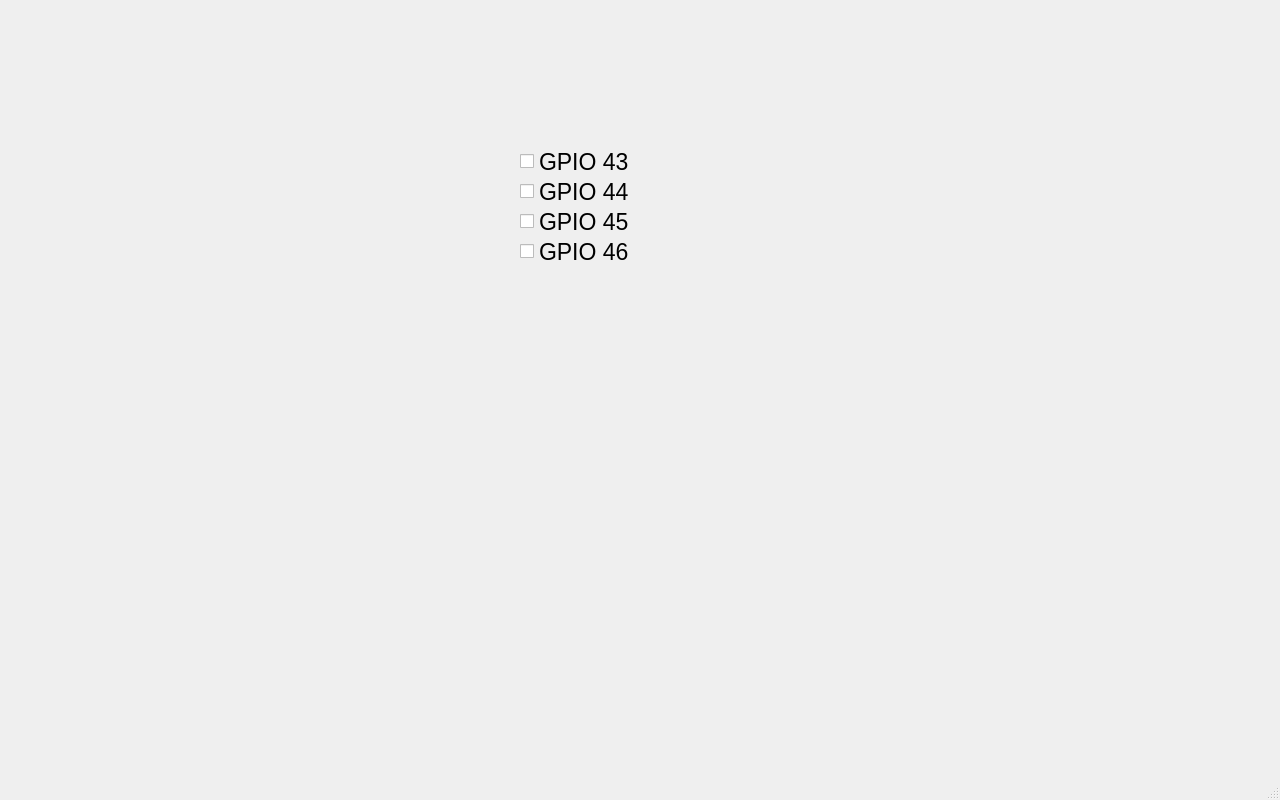
<?xml version="1.0" encoding="UTF-8"?>
<ui version="4.0">
 <class>MainWindow</class>
 <widget class="QMainWindow" name="MainWindow">
  <property name="geometry">
   <rect>
    <x>0</x>
    <y>0</y>
    <width>1280</width>
    <height>800</height>
   </rect>
  </property>
  <property name="windowTitle">
   <string>MainWindow</string>
  </property>
  <widget class="QWidget" name="centralwidget">
   <widget class="QCheckBox" name="CBX_GPIO_46">
    <property name="geometry">
     <rect>
      <x>520</x>
      <y>240</y>
      <width>111</width>
      <height>23</height>
     </rect>
    </property>
    <property name="font">
     <font>
      <pointsize>17</pointsize>
     </font>
    </property>
    <property name="text">
     <string>GPIO 46</string>
    </property>
   </widget>
   <widget class="QCheckBox" name="CBX_GPIO_45">
    <property name="geometry">
     <rect>
      <x>520</x>
      <y>210</y>
      <width>111</width>
      <height>23</height>
     </rect>
    </property>
    <property name="font">
     <font>
      <pointsize>17</pointsize>
     </font>
    </property>
    <property name="text">
     <string>GPIO 45</string>
    </property>
   </widget>
   <widget class="QCheckBox" name="CBX_GPIO_44">
    <property name="geometry">
     <rect>
      <x>520</x>
      <y>180</y>
      <width>111</width>
      <height>23</height>
     </rect>
    </property>
    <property name="font">
     <font>
      <pointsize>17</pointsize>
     </font>
    </property>
    <property name="text">
     <string>GPIO 44</string>
    </property>
   </widget>
   <widget class="QCheckBox" name="CBX_GPIO_43">
    <property name="geometry">
     <rect>
      <x>520</x>
      <y>150</y>
      <width>141</width>
      <height>23</height>
     </rect>
    </property>
    <property name="font">
     <font>
      <pointsize>17</pointsize>
     </font>
    </property>
    <property name="text">
     <string>GPIO 43</string>
    </property>
   </widget>
  </widget>
  <widget class="QMenuBar" name="menubar">
   <property name="geometry">
    <rect>
     <x>0</x>
     <y>0</y>
     <width>1280</width>
     <height>22</height>
    </rect>
   </property>
  </widget>
  <widget class="QStatusBar" name="statusbar"/>
 </widget>
 <resources/>
 <connections/>
</ui>
